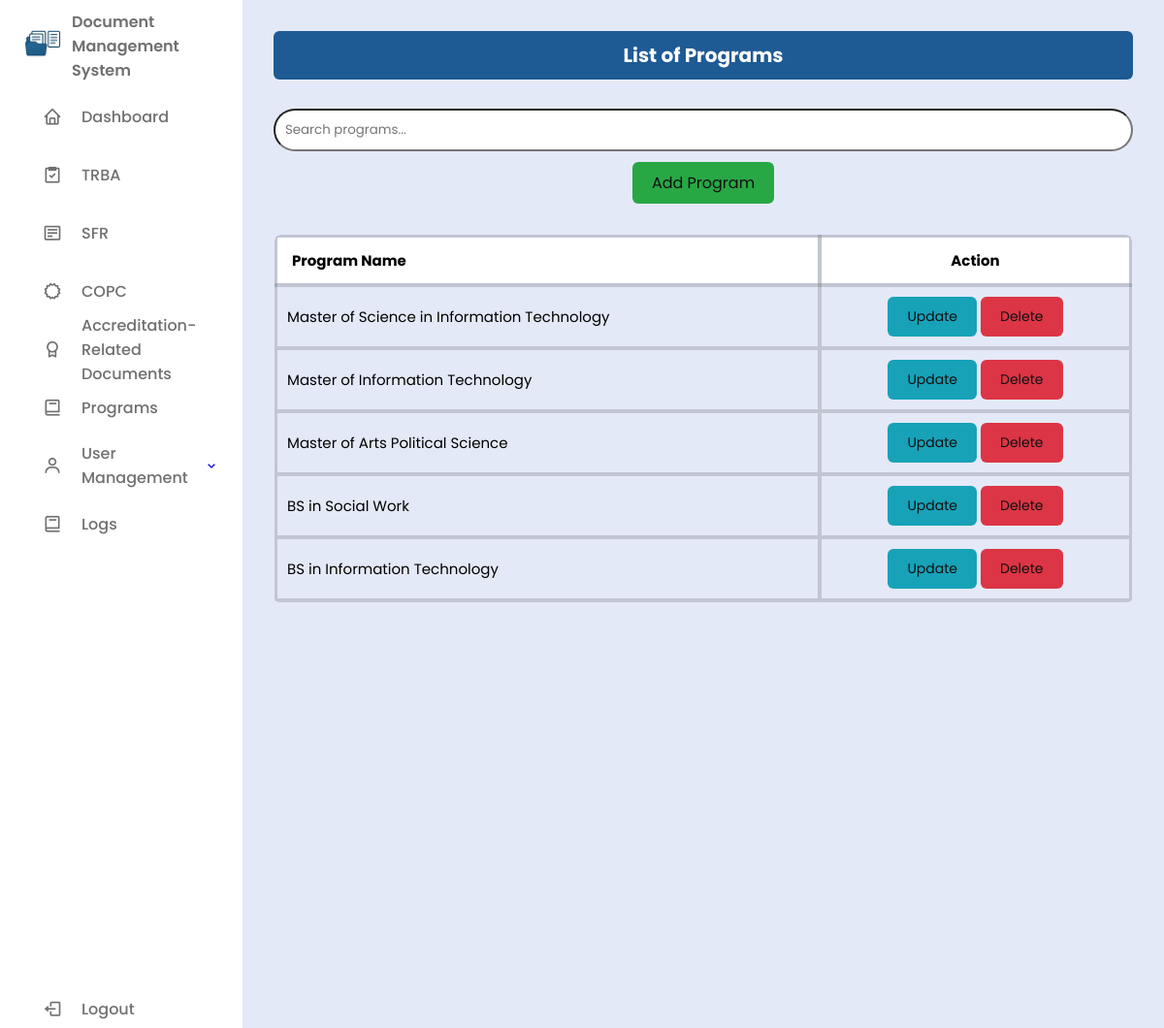
The page /users/programs.php (signed in) on the database its author committed.
### tables this page shows
CREATE TABLE `programs` (
  `id` int(11) NOT NULL,
  `name` varchar(255) NOT NULL,
  `dept` varchar(255) NOT NULL
);

### users/programs.php (the view, shortened to what this page needs)
<?php
require '../db/db_conn.php';
$isAdmin = isset($_SESSION['user_role']) && $_SESSION['user_role'] === 'admin';
?>
<!DOCTYPE html>
<html lang="en">
<head>
  <link href="https://unpkg.com/boxicons@2.1.4/css/boxicons.min.css" rel="stylesheet" />
  <link rel="stylesheet" href="../css/style.css" />
</head>
<body>
<?php include('../includes/sidebar.php'); ?>
<section class="dashboard-content">
  <section class="table-section">
    <h2>List of Programs</h2>
    <div class="search-bar">
      <input type="text" id="searchInput" placeholder="Search programs..." onkeyup="filterTable()" />
    </div>
    <?php if ($isAdmin): ?>
    <div class="add-button-container">
      <a href="../views/add_prog_page.php" class="btn-add">Add Program</a>
    </div>
    <?php endif; ?>
    <div class="table-container">
      <table>
        <thead>
          <tr>
            <th>Program Name</th>
            <?php if ($isAdmin): ?><th>Action</th><?php endif; ?>
          </tr>
        </thead>
        <tbody>
        <?php
        $sql = "SELECT * FROM programs ORDER BY name DESC";
        $result = $conn->query($sql);
        if ($result && $result->num_rows > 0):
          while ($row = $result->fetch_assoc()):
        ?>
          <tr>
            <td><?= htmlspecialchars($row['name']) ?></td>
            <?php if ($isAdmin): ?>
            <td>
              <button class="btn-update" onclick="openUpdateProgramModal(<?= $row['id'] ?>, '<?= htmlspecialchars($row['name'], ENT_QUOTES) ?>')">Update</button>
              <button class="btn-delete" onclick="openDeleteProgramModal(<?= $row['id'] ?>)">Delete</button>
            </td>
            <?php endif; ?>
          </tr>
        <?php endwhile; else: ?>
          <tr><td colspan="<?= $isAdmin ? 2 : 1 ?>">No programs found.</td></tr>
        <?php endif; ?>
        </tbody>
      </table>
    </div>
  </section>
</section>
</body>
</html>

### css/style.css (style rules this page uses)
* { margin: 0; padding: 0; box-sizing: border-box; font-family: 'Poppins', sans-serif; }
:root { --body-color: #E4E9F7; --sidebar-color: #FFF; --primary-color: #1E5A94; --primary-color-light: #F6FSFF; --toggle-color: #DDD; --text-color: #707070; --tran-02: all 0.2s ease; --tran-03: all 0.3s ease; --tran-04: all 0.4s ease; --tran-05: all 0.5s ease; }
body { height: 100vh; background: var(--body-color); display: flex; }
.dashboard-content { margin-left: 250px; padding: 2rem; width: 100%; min-height: 100vh; background: var(--body-color); position: relative; overflow: hidden; }
.dashboard-content > * { position: relative; z-index: 1; }
.table-section h2 { background-color: #1E5A94; padding: 10px 15px; border-radius: 6px; text-align: center; margin-bottom: 10px; font-size: 20px; color: #fff; }
.table-section table { background: #fff; width: 100%; border-collapse: collapse; margin-top: 20px; font-size: 15px; color: #000; border: 1px solid rgba(0, 0, 0, 0.2); border-radius: 8px; overflow: hidden; }
.table-section th, .table-section td { padding: 12px 15px; border: 4px solid rgba(0, 0, 0, 0.15); text-align: left; }
.table-section th { background-color: rgba(255, 255, 255, 0.85); font-weight: 600; }
.table-container { max-height: 400px; overflow-y: auto; border-radius: 6px; background-color: transparent; }
.table-container table { width: 100%; border-collapse: collapse; background: transparent; font-size: 15px; color: #000; }
.table-container th, .table-container td { padding: 10px; text-align: left; border-bottom: 1px solid #ddd; }
.table-container thead th { position: sticky; top: 0; background-color: #fff; font-weight: 700; padding: 12px 15px; border: 4px solid rgba(0, 0, 0, 0.15); z-index: 1; text-align: center; }
.table-section td, .table-section th { text-align: center; }
.table-section tr:last-child td { border-bottom: 4px solid rgba(0, 0, 0, 0.15); }
.table-section td:first-child, .table-section th:first-child { text-align: left; }
.btn-update, .btn-view, .btn-delete, .btn-add { padding: 10px 20px; border: none; border-radius: 6px; font-size: 14px; cursor: pointer; transition: background-color 0.3s ease; color: #101010; text-decoration: none; }
.btn-update { background-color: #17a2b8; }
.btn-delete { background-color: #dc3545; }
.btn-add { background-color: #28a745; font-size: 16px; }
.add-button-container { width: 100%; margin: 20px auto; text-align: center; }
.search-bar { margin: 30px 0 10px; }
#searchInput { width: 100%; padding: 10px; border-radius: 25px; }

### rows shown on the page
programs: name "Master of Science in Information Technology"
programs: name "Master of Information Technology"
programs: name "Master of Arts Political Science"
programs: name "BS in Social Work"
programs: name "BS in Information Technology"
